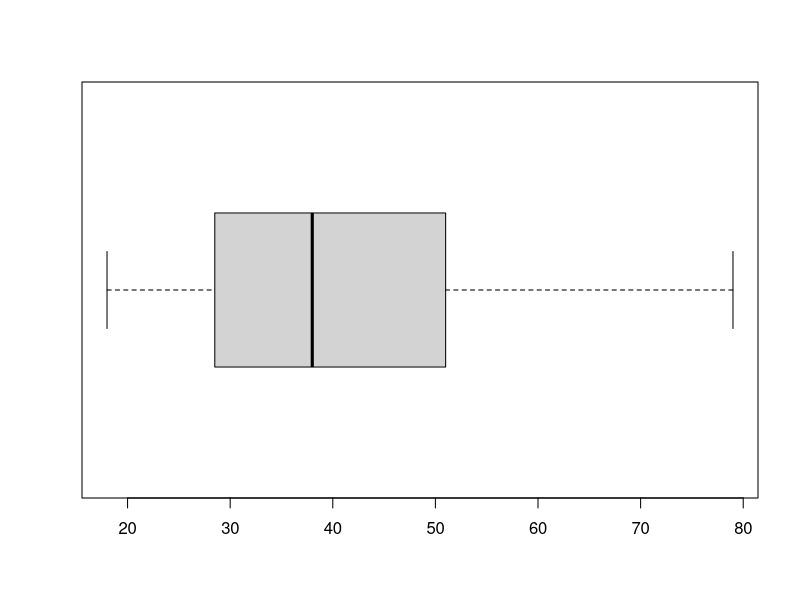
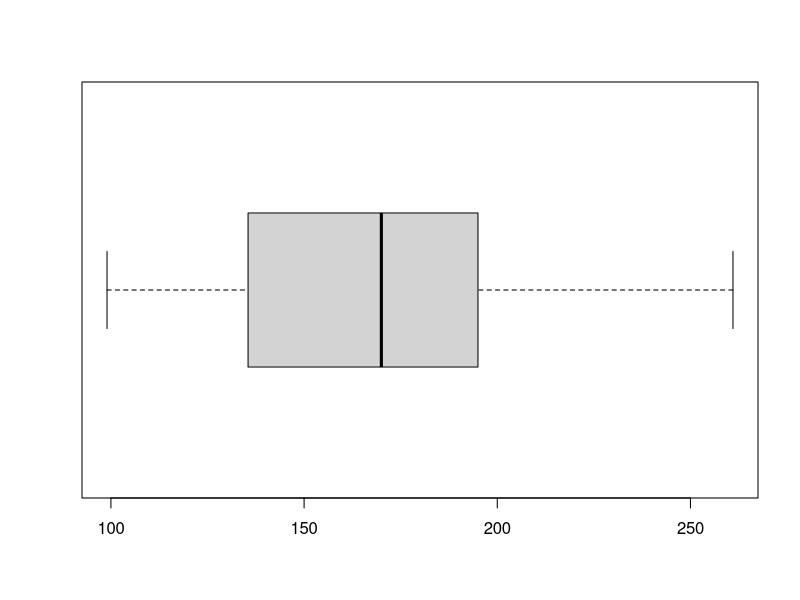
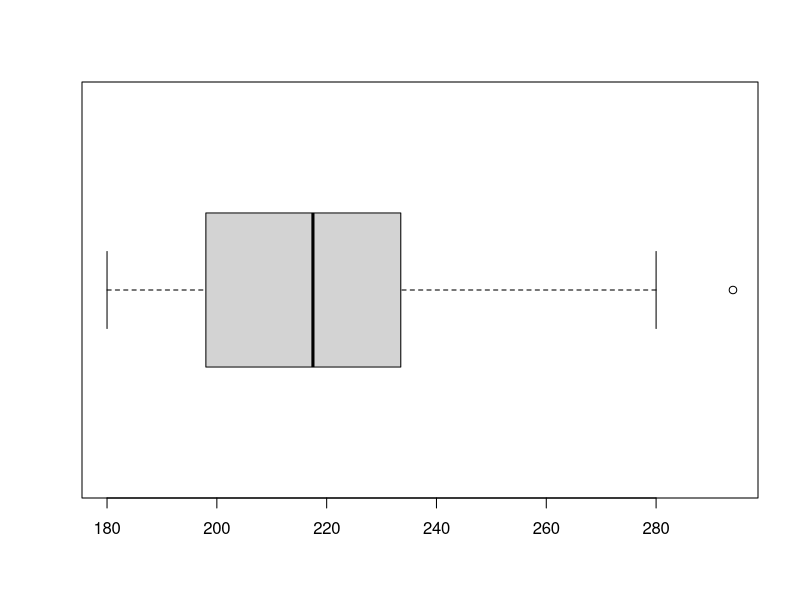
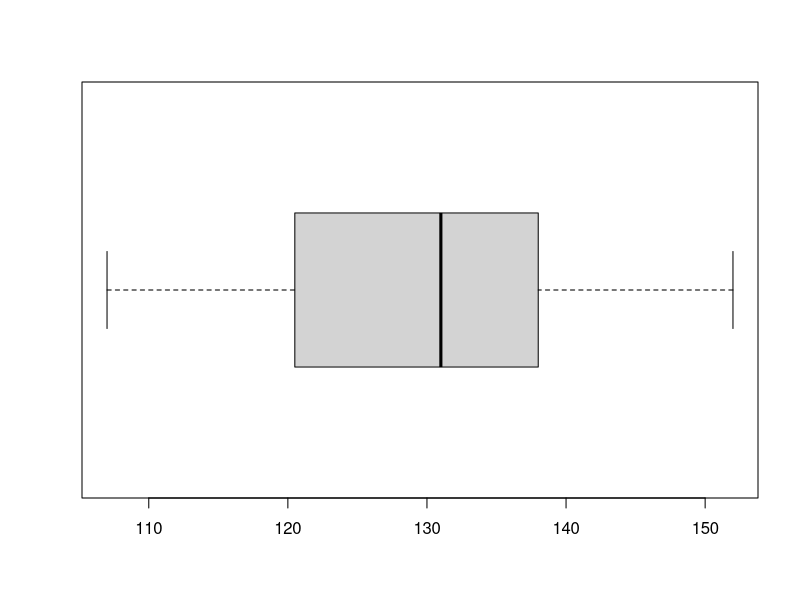

The R script that drew these images, in order:
medicalRecords <- read.csv("MedicalData.csv")
numberMedicalRecords <- length(medicalRecords$ID.Number)

View(medicalRecords)

#boxplot for attributes
boxplot(medicalRecords$Age, horizontal = TRUE)
boxplot(medicalRecords$Weight..Pounds., horizontal = TRUE)
boxplot(medicalRecords$Total.Cholestrol.Level..mg.dL., horizontal = TRUE)
boxplot(medicalRecords$Systolic.Blood.Pressure..mmHg., horizontal = TRUE)



#Cholesterol Level attribute
cholesterolLevel <- vector()

for (i in 1:numberMedicalRecords) {
  currentWeight <- medicalRecords$Weight..Pounds.[i]
  if (currentWeight < 200) {
    cholesterolLevel <- c(cholesterolLevel, "Good")
  } else if (currentWeight < 240) {
    cholesterolLevel <- c(cholesterolLevel, "Borderline")
  } else {
    cholesterolLevel <- c(cholesterolLevel, "High")
  }
}

medicalRecords <- cbind(medicalRecords, cholesterolLevel)

View(medicalRecords)
